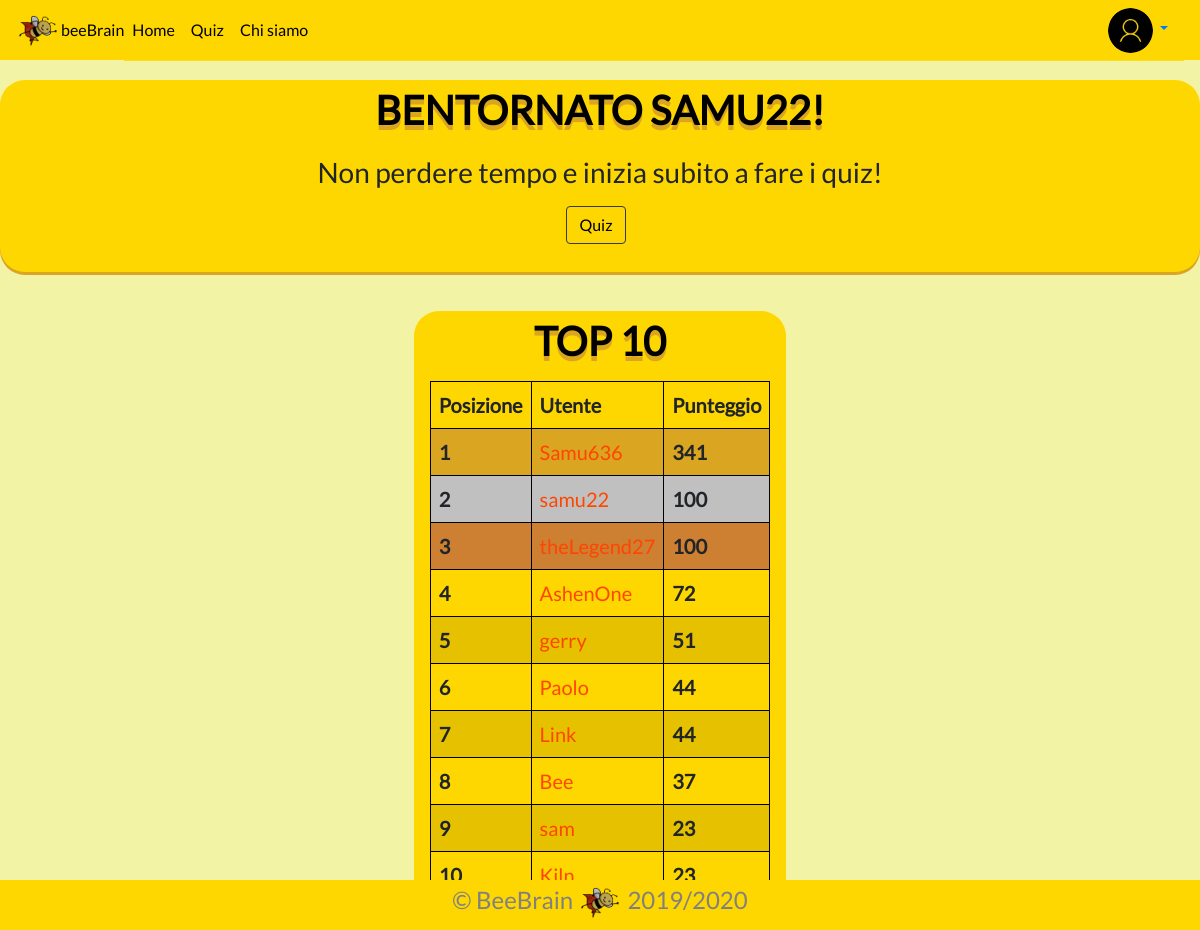
/index.php?login=success (signed in), run on the app's committed database.
### tables this page shows
CREATE TABLE `users` (
  `idUsers` int NOT NULL,
  `username` tinytext NOT NULL,
  `emailUsers` tinytext NOT NULL,
  `pwdUsers` longtext NOT NULL,
  `image` varchar(100) DEFAULT NULL,
  `totalPoints` int DEFAULT NULL,
  `quizDone` int DEFAULT NULL,
  `mediaPoints` float DEFAULT NULL,
  `risposteCorr` int DEFAULT NULL,
  `risposteErr` int DEFAULT NULL
);

### index.php (the view, shortened to what this page needs)
<?php
  require './dbhandler.php';
?>
<!DOCTYPE html>
<html lang="it" id="html-index">
  <head>
    <link href="../css/bootstrap.min.css" rel="stylesheet" />
    <link rel="stylesheet" type="text/css" href="prova.css" />
    <html>
  <head>
  </head>
</html>
  </head>
  <body class="text-center" id="body-index">
    <header>
      <?php
        include("./navbar/navbar.php");
      ?>
    </header>
    <main class="content">
      <div class="introduzione">
        <?php
        if (isset($_SESSION['userId'])){
          echo "<p class='welcome'>Bentornato "; echo $_SESSION['username']; echo "! <p>
          <h3>
            Non perdere tempo e inizia subito a fare i quiz!
          </h3>
          <a class='btn btn-outline-dark my-2 mr-sm-2' href='/Quiz/categorie.php'
            >Quiz</a
          >
        </div>
        <br>";
        }
        ?>
      <?php
          echo "<div class='tablecontainer'>
          <p class='leaderboard-header'>Top 10</p>";
          echo "<table>
                  <tr>
                    <td class='header-in-table'>Posizione</td>
                    <td class='header-in-table'>Utente</td>
                    <td class='header-in-table'>Punteggio</td>
                  </tr>";
      $rank=1;
      $sql = "SELECT username, mediaPoints FROM users ORDER BY mediaPoints DESC LIMIT 10";
      $stmt = mysqli_stmt_init($dbConnect);
      if(!mysqli_stmt_prepare($stmt, $sql)){
        header("Location: ../index.php?error=sqlerror");
        exit();
      }
      else{
        mysqli_execute($stmt);
        $res = mysqli_stmt_get_result($stmt);
        while ($row = mysqli_fetch_assoc($res)) {
          echo "<tr>";
            echo "<td class='rank-in-table'>{$rank}</td>
                  <td><a class='link-in-table' href='/user/statisticheutenti.php?user=".$row['username']."'>{$row['username']}<a></td>
                  <td class='points-in-table'>{$row['mediaPoints']}</td>";
          echo "</tr>";
            $rank++;
        }
      }
      echo "</table>";
      echo "</div>";
      ?>
    </main>
    <div id="lowerbar"></div>
  </body>
</html>

### prova.css (style rules this page uses)
html, body { width: 100%; height: 100%; margin: 0 auto; text-align: center; }
main { height: 100%; }
html * { font-family: lato !important; }
.btn.btn-outline-dark { color: black; }
#html-index, #body-index { background-color: rgb(243, 243, 165); }
.introduzione { width: 50%; margin: 0 auto; width: 1200px; border-radius: 25px; background-color: gold; box-shadow: 0px 3px 0px 0px goldenrod; padding-bottom: 20px; margin-top: 20px; }
.welcome, .leaderboard-header { margin-bottom: 10px; text-shadow: 0px 5px goldenrod; text-align: center; text-transform: uppercase; font-size: 40px; font-weight: 700; color: black; }
.tablecontainer { background-color: gold; box-shadow: 0px 3px 0px 0px goldenrod; width: fit-content; display: inline-block; margin-top: 15px; border-radius: 25px; }
table { padding-left: 16px; padding-right: 16px; border-collapse: collapse; display: inline-block; width: fit-content; }
.header-in-table { font-weight: 700; }
.link-in-table { color: orangered; }
.rank-in-table { font-weight: 700; }
.points-in-table { font-weight: 700; }
td, th { border: 1px solid black; text-align: left; padding: 8px; font-size: 20px; }
tr:nth-child(2) { background-color: goldenrod; }
tr:nth-child(3) { background-color: silver; }
tr:nth-child(4) { background-color: #cd7f32; }
tr:nth-child(6), tr:nth-child(8), tr:nth-child(10) { background-color: rgba(0, 0, 0, 0.1); }

### data on the page
users: username "Samu636", mediaPoints "341"
users: username "samu22", mediaPoints "100"
users: username "theLegend27", mediaPoints "100"
users: username "AshenOne", mediaPoints "72"
users: username "gerry", mediaPoints "51"
users: username "Paolo", mediaPoints "44"
users: username "Link", mediaPoints "44"
users: username "Bee", mediaPoints "37"
users: username "sam", mediaPoints "23"
users: username "Kiln", mediaPoints "23"

### other printed values
$_SESSION['username'] "SAMU22"
